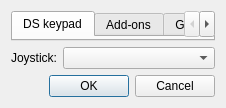
<?xml version="1.0" encoding="UTF-8"?>
<ui version="4.0">
 <class>InputConfigDialog</class>
 <widget class="QDialog" name="InputConfigDialog">
  <property name="geometry">
   <rect>
    <x>0</x>
    <y>0</y>
    <width>488</width>
    <height>365</height>
   </rect>
  </property>
  <property name="windowTitle">
   <string>Input and hotkeys - melonDS</string>
  </property>
  <layout class="QVBoxLayout" name="verticalLayout">
   <property name="sizeConstraint">
    <enum>QLayout::SetFixedSize</enum>
   </property>
   <item>
    <widget class="QTabWidget" name="tabWidget">
     <property name="currentIndex">
      <number>0</number>
     </property>
     <widget class="QWidget" name="tabInput">
      <attribute name="title">
       <string>DS keypad</string>
      </attribute>
     </widget>
     <widget class="QWidget" name="tabAddons">
      <attribute name="title">
       <string>Add-ons</string>
      </attribute>
     </widget>
     <widget class="QWidget" name="tabHotkeysGeneral">
      <attribute name="title">
       <string>General hotkeys</string>
      </attribute>
     </widget>
     <widget class="QWidget" name="tabTouchMove">
      <attribute name="title">
       <string>Touch movement</string>
      </attribute>
     </widget>
    </widget>
   </item>
   <item>
    <layout class="QHBoxLayout" name="horizontalLayout">
     <property name="leftMargin">
      <number>0</number>
     </property>
     <property name="topMargin">
      <number>0</number>
     </property>
     <property name="rightMargin">
      <number>0</number>
     </property>
     <property name="bottomMargin">
      <number>0</number>
     </property>
     <item>
      <widget class="QLabel" name="label">
       <property name="sizePolicy">
        <sizepolicy hsizetype="Preferred" vsizetype="Preferred">
         <horstretch>0</horstretch>
         <verstretch>0</verstretch>
        </sizepolicy>
       </property>
       <property name="text">
        <string>Joystick:</string>
       </property>
      </widget>
     </item>
     <item>
      <widget class="QComboBox" name="cbxJoystick">
       <property name="sizePolicy">
        <sizepolicy hsizetype="MinimumExpanding" vsizetype="Fixed">
         <horstretch>0</horstretch>
         <verstretch>0</verstretch>
        </sizepolicy>
       </property>
       <property name="whatsThis">
        <string>&lt;html&gt;&lt;head/&gt;&lt;body&gt;&lt;p&gt;Selects which joystick will be used for joystick input, if any is present.&lt;/p&gt;&lt;/body&gt;&lt;/html&gt;</string>
       </property>
      </widget>
     </item>
    </layout>
   </item>
   <item>
    <widget class="QDialogButtonBox" name="buttonBox">
     <property name="orientation">
      <enum>Qt::Horizontal</enum>
     </property>
     <property name="standardButtons">
      <set>QDialogButtonBox::Cancel|QDialogButtonBox::Ok</set>
     </property>
    </widget>
   </item>
  </layout>
 </widget>
 <resources/>
 <connections>
  <connection>
   <sender>buttonBox</sender>
   <signal>accepted()</signal>
   <receiver>InputConfigDialog</receiver>
   <slot>accept()</slot>
   <hints>
    <hint type="sourcelabel">
     <x>248</x>
     <y>254</y>
    </hint>
    <hint type="destinationlabel">
     <x>157</x>
     <y>274</y>
    </hint>
   </hints>
  </connection>
  <connection>
   <sender>buttonBox</sender>
   <signal>rejected()</signal>
   <receiver>InputConfigDialog</receiver>
   <slot>reject()</slot>
   <hints>
    <hint type="sourcelabel">
     <x>316</x>
     <y>260</y>
    </hint>
    <hint type="destinationlabel">
     <x>286</x>
     <y>274</y>
    </hint>
   </hints>
  </connection>
 </connections>
</ui>
